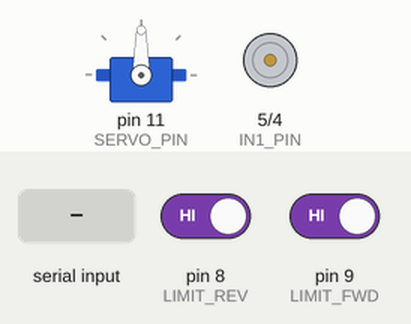
Recording of a sketch running on a simulated Arduino Uno, built with avr-gcc and run on an emulated ATmega328P. Shown: servo, motor-driver pin pairs drawn as motors (green arrow = first pin HIGH = forward, orange = second pin HIGH = backward, longer = more drive, scaled by the enable pin). The test bench sets the inputs (shaded band); at power-on: pin 9 (LIMIT_FWD) HIGH, pin 8 (LIMIT_REV) HIGH.

Above: at 1.2 s.
1.3 s: "1" received over Serial
At 1.9 s:
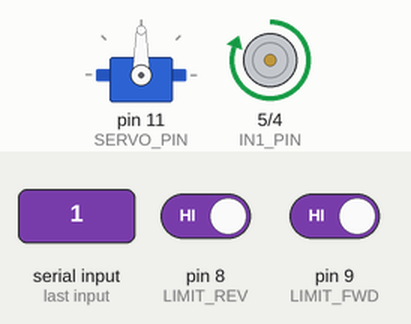
2.8 s: pin 9 (LIMIT_FWD) driven LOW
At 3.6 s:
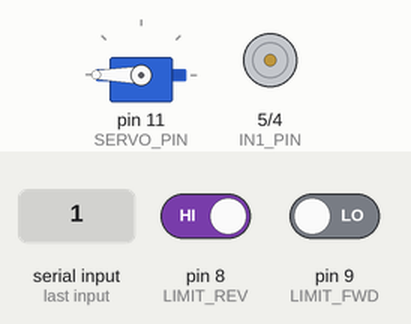
At 4.4 s:
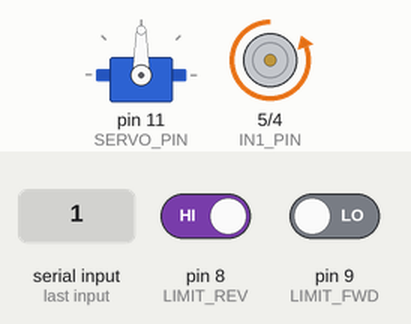
Timing chart, 0 to 5.9 s (numbered marks = the images above; inputs shaded):
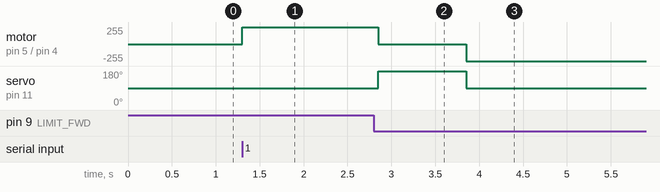

Measured:
- after the input at 1.3 s, motor on pin 5 (IN1_PIN) / pin 4 (IN2_PIN): stopped → forward 255/255 at once
- after the input at 2.8 s, motor on pin 5 (IN1_PIN) / pin 4 (IN2_PIN): forward 255/255 → stopped after 0.05 s, → backward 255/255 1.0 s later; servo on pin 11 (SERVO_PIN): 90° → 180° after 0.05 s, → 90° 1.0 s later

The sketch:

carrying.ino
```cpp
#include <Servo.h>

const int ENA_PIN = 6;
const int IN1_PIN = 5;
const int IN2_PIN = 4;

Servo myServo;
const int SERVO_PIN = 11;

const int LIMIT_REV = 8;
const int LIMIT_FWD = 9;

int dcSpeed = 255;
int servoAngle = 90;

void setup() {
  Serial.begin(9600);

  pinMode(ENA_PIN, OUTPUT);
  pinMode(IN1_PIN, OUTPUT);
  pinMode(IN2_PIN, OUTPUT);

  pinMode(LIMIT_REV, INPUT_PULLUP);
  pinMode(LIMIT_FWD, INPUT_PULLUP);

  myServo.attach(SERVO_PIN);
  myServo.write(servoAngle);
}

bool isSwitchPressed(int pin) {
  if (digitalRead(pin) == LOW) {
    delay(50);
    if (digitalRead(pin) == LOW) {
      return true;
    }
  }
  return false;
}

void loop() {
  if (digitalRead(IN1_PIN) == HIGH && isSwitchPressed(LIMIT_FWD)) {
    digitalWrite(IN1_PIN, LOW); digitalWrite(IN2_PIN, LOW); analogWrite(ENA_PIN, 0);
  }

  if (digitalRead(IN2_PIN) == HIGH && isSwitchPressed(LIMIT_REV)) {
    digitalWrite(IN1_PIN, LOW); digitalWrite(IN2_PIN, LOW); analogWrite(ENA_PIN, 0);
  }

  if (Serial.available()) {
    char command = Serial.read();

    if (command == '1') {

      if (!isSwitchPressed(LIMIT_FWD)) {
        digitalWrite(IN1_PIN, HIGH); digitalWrite(IN2_PIN, LOW); analogWrite(ENA_PIN, 255);

        while (isSwitchPressed(LIMIT_FWD) == false) {
          delay(1);
        }
      }

      digitalWrite(IN1_PIN, LOW); digitalWrite(IN2_PIN, LOW); analogWrite(ENA_PIN, 0);
      myServo.write(180); delay(1000); myServo.write(90);

      if (!isSwitchPressed(LIMIT_REV)) {
        digitalWrite(IN1_PIN, LOW); digitalWrite(IN2_PIN, HIGH); analogWrite(ENA_PIN, 255);

        while (isSwitchPressed(LIMIT_REV) == false) {
          delay(1);
        }
      }

      digitalWrite(IN1_PIN, LOW); digitalWrite(IN2_PIN, LOW); analogWrite(ENA_PIN, 0);
    }

    else if (command == '2') {

      if (!isSwitchPressed(LIMIT_FWD)) {
        digitalWrite(IN1_PIN, HIGH); digitalWrite(IN2_PIN, LOW); analogWrite(ENA_PIN, 255);

        while (isSwitchPressed(LIMIT_FWD) == false) {
          delay(1);
        }
      }

      digitalWrite(IN1_PIN, LOW); digitalWrite(IN2_PIN, LOW); analogWrite(ENA_PIN, 0);
      myServo.write(0); delay(1000); myServo.write(90);

      if (!isSwitchPressed(LIMIT_REV)) {
        digitalWrite(IN1_PIN, LOW); digitalWrite(IN2_PIN, HIGH); analogWrite(ENA_PIN, 255);

        while (isSwitchPressed(LIMIT_REV) == false) {
          delay(1);
        }
      }

      digitalWrite(IN1_PIN, LOW); digitalWrite(IN2_PIN, LOW); analogWrite(ENA_PIN, 0);
    }
  }
}
```
